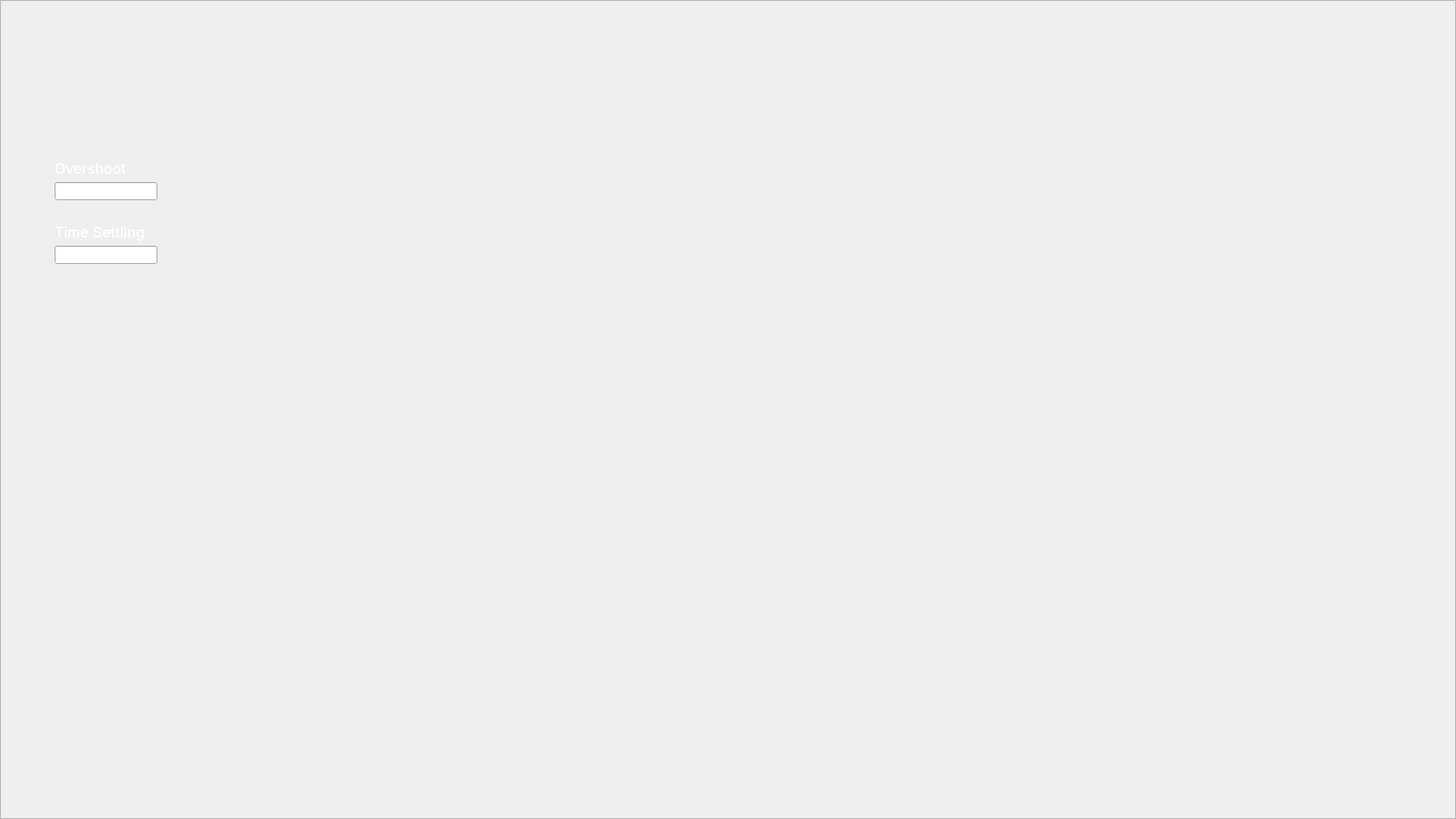
<?xml version="1.0" encoding="UTF-8"?>
<ui version="4.0">
 <class>MainWindow</class>
 <widget class="QMainWindow" name="MainWindow">
  <property name="geometry">
   <rect>
    <x>0</x>
    <y>0</y>
    <width>1600</width>
    <height>900</height>
   </rect>
  </property>
  <property name="windowTitle">
   <string>MainWindow</string>
  </property>
  <property name="styleSheet">
   <string notr="true"/>
  </property>
  <widget class="QWidget" name="centralwidget">
   <widget class="QPushButton" name="Refrensi">
    <property name="geometry">
     <rect>
      <x>60</x>
      <y>310</y>
      <width>120</width>
      <height>120</height>
     </rect>
    </property>
    <property name="cursor">
     <cursorShape>PointingHandCursor</cursorShape>
    </property>
    <property name="mouseTracking">
     <bool>true</bool>
    </property>
    <property name="styleSheet">
     <string notr="true">QPushButton {
    
	border-image: url(:/Main/Refrensi.png);
    border-radius: 10px;
    transition: all 0.2s ease-in-out;
}

QPushButton:hover {
    transform: scale(1.1);
}</string>
    </property>
    <property name="text">
     <string/>
    </property>
   </widget>
   <widget class="QPushButton" name="Controller">
    <property name="geometry">
     <rect>
      <x>515</x>
      <y>300</y>
      <width>250</width>
      <height>143</height>
     </rect>
    </property>
    <property name="cursor">
     <cursorShape>PointingHandCursor</cursorShape>
    </property>
    <property name="mouseTracking">
     <bool>true</bool>
    </property>
    <property name="styleSheet">
     <string notr="true">QPushButton {
    
	border-image: url(:/Main/PID.png);
    border-radius: 10px;
    transition: all 0.2s ease-in-out;
}

QPushButton:hover {
    transform: scale(1.1);
}</string>
    </property>
    <property name="text">
     <string/>
    </property>
   </widget>
   <widget class="QPushButton" name="Plant">
    <property name="geometry">
     <rect>
      <x>940</x>
      <y>300</y>
      <width>250</width>
      <height>143</height>
     </rect>
    </property>
    <property name="font">
     <font>
      <family>SF Pro Display</family>
      <pointsize>40</pointsize>
     </font>
    </property>
    <property name="cursor">
     <cursorShape>PointingHandCursor</cursorShape>
    </property>
    <property name="styleSheet">
     <string notr="true">QPushButton {
    
	border-image: url(:/Main/Plant.png);
    border-radius: 10px;
    transition: all 0.2s ease-in-out;
}

QPushButton:hover {
    transform: scale(1.1);
}</string>
    </property>
    <property name="text">
     <string/>
    </property>
   </widget>
   <widget class="QPushButton" name="scopeOutput">
    <property name="geometry">
     <rect>
      <x>1430</x>
      <y>320</y>
      <width>79</width>
      <height>100</height>
     </rect>
    </property>
    <property name="cursor">
     <cursorShape>PointingHandCursor</cursorShape>
    </property>
    <property name="styleSheet">
     <string notr="true">QPushButton {
    
	border-image: url(:/Main/Scope.png);
    border-radius: 10px;
    transition: all 0.2s ease-in-out;
}

QPushButton:hover {
    transform: scale(1.1);
}</string>
    </property>
    <property name="text">
     <string/>
    </property>
   </widget>
   <widget class="QPushButton" name="scopeController">
    <property name="geometry">
     <rect>
      <x>1430</x>
      <y>190</y>
      <width>79</width>
      <height>100</height>
     </rect>
    </property>
    <property name="cursor">
     <cursorShape>PointingHandCursor</cursorShape>
    </property>
    <property name="mouseTracking">
     <bool>true</bool>
    </property>
    <property name="styleSheet">
     <string notr="true">QPushButton {
    
	border-image: url(:/Main/Scope.png);
    border-radius: 10px;
    transition: all 0.2s ease-in-out;
}

QPushButton:hover {
    transform: scale(1.1);
}</string>
    </property>
    <property name="text">
     <string/>
    </property>
   </widget>
   <widget class="QPushButton" name="Submit">
    <property name="geometry">
     <rect>
      <x>60</x>
      <y>690</y>
      <width>700</width>
      <height>81</height>
     </rect>
    </property>
    <property name="cursor">
     <cursorShape>PointingHandCursor</cursorShape>
    </property>
    <property name="styleSheet">
     <string notr="true">QPushButton {
    border-image: url(:/Main/Submit Button.png);
    border-radius: 10px;
    transition: all 0.2s ease-in-out;
}

QPushButton:hover {
    transform: scale(1.1);
}</string>
    </property>
    <property name="text">
     <string/>
    </property>
   </widget>
   <widget class="QPushButton" name="runSim">
    <property name="geometry">
     <rect>
      <x>830</x>
      <y>690</y>
      <width>700</width>
      <height>81</height>
     </rect>
    </property>
    <property name="cursor">
     <cursorShape>PointingHandCursor</cursorShape>
    </property>
    <property name="styleSheet">
     <string notr="true">QPushButton {
    
	border-image: url(:/Main/Run Sim Button.png);
    border-radius: 10px;
    transition: all 0.2s ease-in-out;
}

QPushButton:hover {
    transform: scale(1.1);
}</string>
    </property>
    <property name="text">
     <string/>
    </property>
   </widget>
   <widget class="QFrame" name="frame">
    <property name="geometry">
     <rect>
      <x>0</x>
      <y>0</y>
      <width>1600</width>
      <height>900</height>
     </rect>
    </property>
    <property name="cursor">
     <cursorShape>IBeamCursor</cursorShape>
    </property>
    <property name="styleSheet">
     <string notr="true">border-image: url(:/Main/Background Baru.png);</string>
    </property>
    <property name="frameShape">
     <enum>QFrame::StyledPanel</enum>
    </property>
    <property name="frameShadow">
     <enum>QFrame::Raised</enum>
    </property>
   </widget>
   <widget class="QPushButton" name="scopeOutput_Diskrit">
    <property name="geometry">
     <rect>
      <x>1430</x>
      <y>460</y>
      <width>79</width>
      <height>100</height>
     </rect>
    </property>
    <property name="cursor">
     <cursorShape>PointingHandCursor</cursorShape>
    </property>
    <property name="styleSheet">
     <string notr="true">QPushButton {
    
	border-image: url(:/Main/Scope.png);
    border-radius: 10px;
    transition: all 0.2s ease-in-out;
}

QPushButton:hover {
    transform: scale(1.1);
}</string>
    </property>
    <property name="text">
     <string/>
    </property>
   </widget>
   <widget class="QLineEdit" name="Overshoot">
    <property name="geometry">
     <rect>
      <x>60</x>
      <y>200</y>
      <width>113</width>
      <height>20</height>
     </rect>
    </property>
    <property name="readOnly">
     <bool>true</bool>
    </property>
   </widget>
   <widget class="QLineEdit" name="TimeS">
    <property name="geometry">
     <rect>
      <x>60</x>
      <y>270</y>
      <width>113</width>
      <height>20</height>
     </rect>
    </property>
    <property name="readOnly">
     <bool>true</bool>
    </property>
   </widget>
   <widget class="QLabel" name="label_2">
    <property name="geometry">
     <rect>
      <x>60</x>
      <y>170</y>
      <width>111</width>
      <height>30</height>
     </rect>
    </property>
    <property name="font">
     <font>
      <family>SF Pro Display</family>
      <pointsize>12</pointsize>
     </font>
    </property>
    <property name="styleSheet">
     <string notr="true">color: rgb(255, 255, 255);</string>
    </property>
    <property name="text">
     <string>Overshoot</string>
    </property>
    <property name="alignment">
     <set>Qt::AlignLeading|Qt::AlignLeft|Qt::AlignVCenter</set>
    </property>
   </widget>
   <widget class="QLabel" name="label">
    <property name="geometry">
     <rect>
      <x>60</x>
      <y>240</y>
      <width>181</width>
      <height>30</height>
     </rect>
    </property>
    <property name="font">
     <font>
      <family>SF Pro Display</family>
      <pointsize>12</pointsize>
     </font>
    </property>
    <property name="styleSheet">
     <string notr="true">color: rgb(255, 255, 255);</string>
    </property>
    <property name="text">
     <string>Time Settling</string>
    </property>
    <property name="alignment">
     <set>Qt::AlignLeading|Qt::AlignLeft|Qt::AlignVCenter</set>
    </property>
   </widget>
   <zorder>frame</zorder>
   <zorder>Refrensi</zorder>
   <zorder>Controller</zorder>
   <zorder>Plant</zorder>
   <zorder>scopeOutput</zorder>
   <zorder>scopeController</zorder>
   <zorder>Submit</zorder>
   <zorder>runSim</zorder>
   <zorder>scopeOutput_Diskrit</zorder>
   <zorder>Overshoot</zorder>
   <zorder>TimeS</zorder>
   <zorder>label_2</zorder>
   <zorder>label</zorder>
  </widget>
 </widget>
 <resources>
  <include location="../Asset/Resource.qrc"/>
 </resources>
 <connections/>
</ui>
